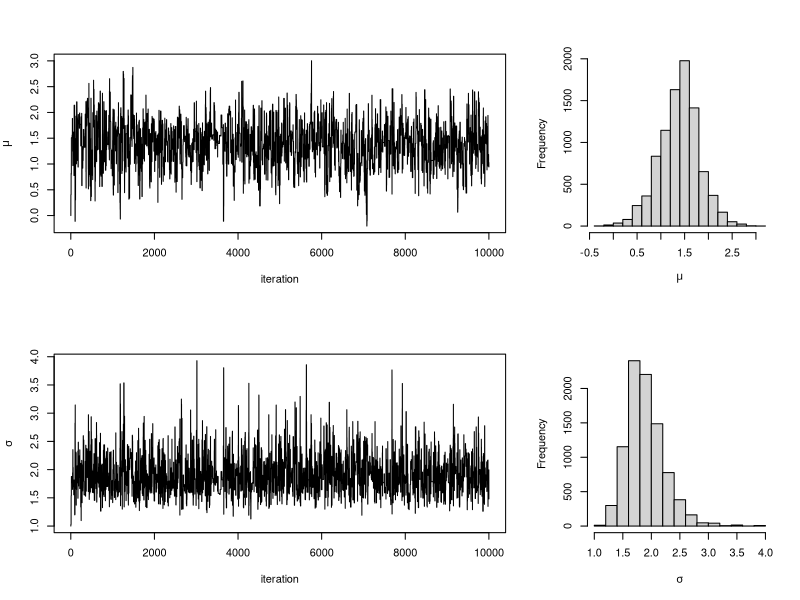
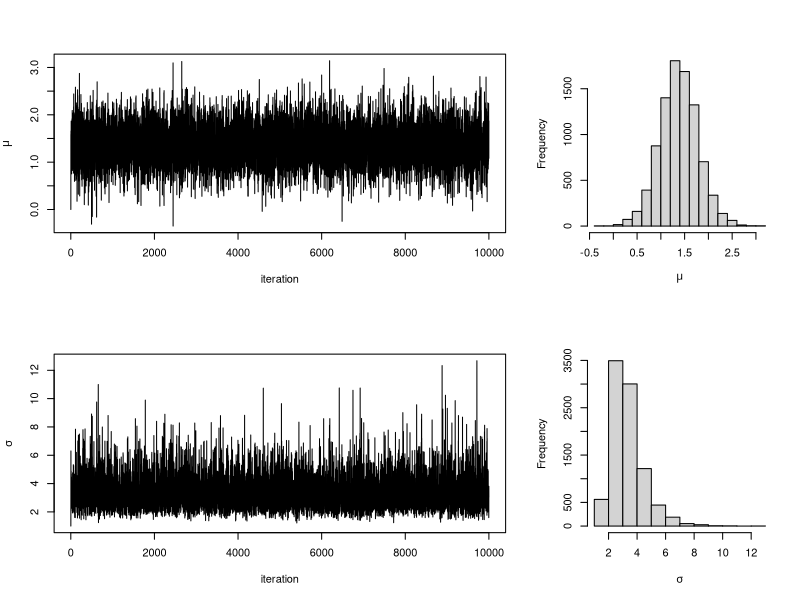
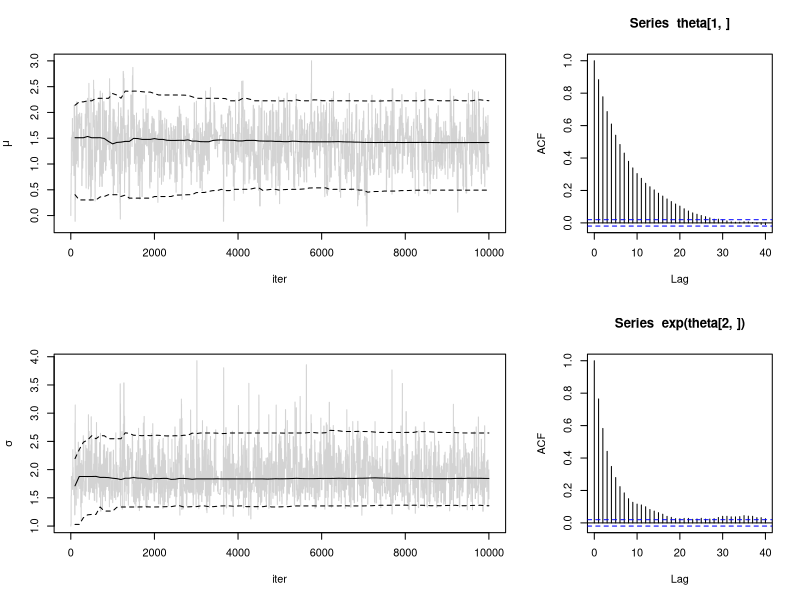

The R source for these figures, in order:
rm(list=ls())                      # clear memory

# Metropolis Hastings

set.seed(1);x <- rnorm(20)*2+1 ## simulated data 
n.rep <- 10000; n.accept <- 0

theta <- matrix(0,2,n.rep) ## storage for sim. values 
ll0 <- sum(dnorm(x,mean=theta[1,1],sd=exp(theta[2,1]),log=TRUE)) 

for (i in 2:n.rep) { ## The MH loop
  theta[,i] <- theta[,i-1] + rt(2,df=3)*.5 ## proposal 
  ll1 <- sum(dnorm(x,mean=theta[1,i],
  sd=exp(theta[2,i]),log=TRUE))
  if (exp(ll1-ll0)>runif(1)) { ## MH accept/reject
  ll0 <- ll1; n.accept <- n.accept + 1 ## accept 
  } else theta[,i] <- theta[,i-1] ## reject
}

n.accept/n.rep ## proportion of proposals accepted


layout(matrix(c(1,2,1,2,3,4),2,3))
plot(1:n.rep,theta[1,],type="l",xlab="iteration",
     ylab=expression(mu))
plot(1:n.rep,exp(theta[2,]),type="l",xlab="iteration",
     ylab=expression(sigma))
hist(theta[1,-(1:1000)],main="",xlab=expression(mu))
hist(exp(theta[2,-(1:1000)]),main="",
     xlab=expression(sigma))


# Gibbs sampling

n <- 20;set.seed(1);x <- rnorm(n)*2+1 ## simulated data 
n.rep <- 10000;
thetag <- matrix(0,2,n.rep)
a <- 1; b <- .1; c <- 0; d <- 100 ## prior constants 
xbar <- mean(x) ## store mean
thetag[,1] <- c(mu <- 0,phi <- 1) ## initial guesses 

for (j in 2:n.rep) { ## the Gibbs sampling loop
  mu <- rnorm(1,mean=(d*n*xbar+phi*c)/(d*n+phi),
            sd=sqrt(phi*d/(d*n+phi)))
  phi <- 1/rgamma(1,n/2+a,sum((x-mu)^2)/2+b)
  thetag[,j] <- c(mu,phi) ## store results 
}


layout(matrix(c(1,2,1,2,3,4),2,3))
plot(1:n.rep,thetag[1,],type="l",xlab="iteration",
     ylab=expression(mu))
plot(1:n.rep,thetag[2,],type="l",xlab="iteration",
     ylab=expression(sigma))
hist(thetag[1,-(1:1000)],main="",xlab=expression(mu))
hist(thetag[2,-(1:1000)],main="",
     xlab=expression(sigma))


# Checking for convergence

qtplot <- function(theta,n.plot=100,ylab="") { ## simple MCMC chain diagnostic plot 
  cuq <- Vectorize(function(n,x) ## cumul. quantile func.
    as.numeric(quantile(x[1:n],c(.025,.5,.975))),
    vectorize.args="n")
  n.rep <- length(theta)
  plot(1:n.rep,theta,col="lightgrey",xlab="iter", ylab=ylab,type="l")
  iter <- round(seq(1,n.rep,length=n.plot+1)[-1])
  tq <- cuq(iter,theta)
  lines(iter,tq[2,])
  lines(iter,tq[1,],lty=2);lines(iter,tq[3,],lty=2)
}

layout(matrix(c(1,2,1,2,3,4),2,3))
qtplot(theta[1,],ylab=expression(mu)) 
qtplot(exp(theta[2,]),ylab=expression(sigma)) 
acf(theta[1,])
acf(exp(theta[2,]))
